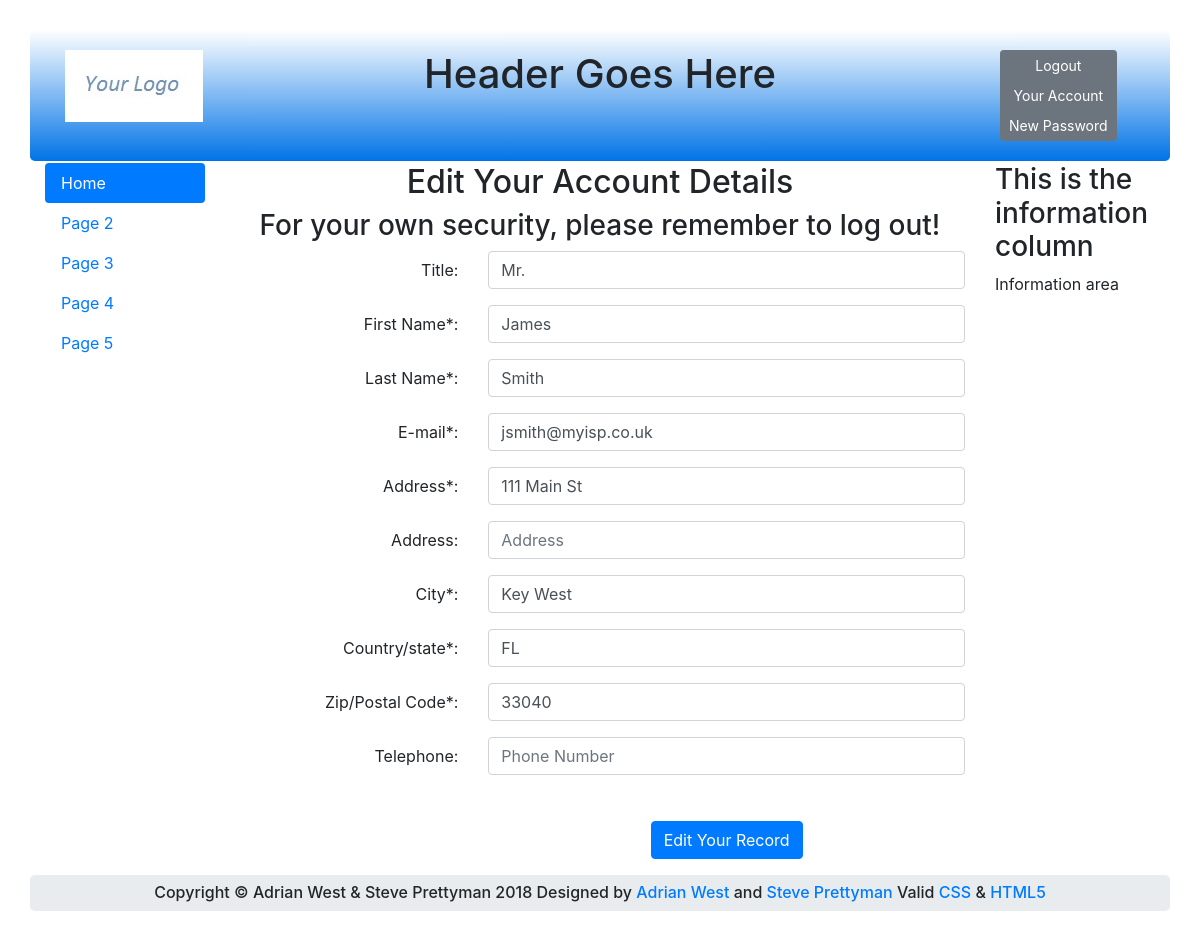
/edit_your_account.php (signed in), run on the app's committed database.
### tables this page shows
CREATE TABLE `users` (
  `userid` mediumint(6) UNSIGNED NOT NULL,
  `title` tinytext,
  `first_name` varchar(30) NOT NULL,
  `last_name` varchar(40) NOT NULL,
  `email` varchar(50) NOT NULL,
  `password` char(60) NOT NULL,
  `registration_date` datetime NOT NULL,
  `class` char(20) NOT NULL,
  `user_level` tinyint(2) UNSIGNED NOT NULL,
  `address1` varchar(50) NOT NULL,
  `address2` varchar(50) DEFAULT NULL,
  `city` varchar(50) NOT NULL,
  `state_country` char(25) NOT NULL,
  `zcode_pcode` char(10) NOT NULL,
  `phone` char(15) DEFAULT NULL,
  `secret` varchar(30) NOT NULL,
  `paid` enum('No','Yes') NOT NULL
);

### edit_your_account.php (the view, shortened to what this page needs)
<?php
if (isset($_SESSION['user_id']) && ($_SESSION['user_level'] == 0)){
$id = filter_var( $_SESSION['user_id'], FILTER_SANITIZE_STRING);
} else {
header("Location: login.php");
exit();
}
?>
<!DOCTYPE html>
<html lang="en">
<head>
  <link rel="stylesheet"
  href="https://stackpath.bootstrapcdn.com/bootstrap/4.1.0/css/bootstrap.min.css"
>
</head>
<body>
<div class="container" style="margin-top:30px">
<header class="jumbotron text-center row col-sm-14"
style="margin-bottom:2px; background:linear-gradient(white, #0073e6); padding:20px;">
  <?php include('includes/header_members_account.php'); ?>
</header>
  <div class="row" style="padding-left: 0px;">
  <nav class="col-sm-2">
      <ul class="nav nav-pills flex-column">
		<?php include('includes/nav.php'); ?>
      </ul>
  </nav>
<?php
try {
require ('mysqli_connect.php');
$query = "SELECT title, first_name, last_name, email, address1, address2, city, state_country, zcode_pcode, phone ";
$query .=" FROM users WHERE userid=?";
   $q = mysqli_stmt_init($dbcon);
   mysqli_stmt_prepare($q, $query);
		mysqli_stmt_bind_param($q, 'i', $id);
       mysqli_stmt_execute($q);
	   $result = mysqli_stmt_get_result($q);
if (mysqli_num_rows($result) == 1) {
	$row = mysqli_fetch_array ($result, MYSQLI_ASSOC);
?>
<div class="col-sm-8">
<h2 class="h2 text-center">Edit Your Account Details</h2>
<h3 class="text-center">For your own security, please remember to log out!</h3>
<form action="edit_your_account.php" method="post"
name="editform" id="editform">
 <div class="form-group row">
    <label for="title" class="col-sm-4 col-form-label text-right">Title:</label>
    <div class="col-sm-8">
      <input type="text" class="form-control" id="title" name="title"
	  placeholder="Title" maxlength="12"
	  pattern='[a-zA-Z][a-zA-Z\s\.]*'
	  title="Alphabetic, period and space max 12 characters"
	   value=
		"<?php if (isset($row['title']))
		echo htmlspecialchars($row['title'], ENT_QUOTES); ?>" >
    </div>
  </div>
<div class="form-group row">
    <label for="first_name" class="col-sm-4 col-form-label text-right">First Name*:</label>
    <div class="col-sm-8">
      <input type="text" class="form-control" id="first_name" name="first_name"
	  pattern="[a-zA-Z][a-zA-Z\s]*" title="Alphabetic and space only max of 30 characters"
	  placeholder="First Name" maxlength="30" required
	   value=
		"<?php if (isset($row['first_name']))
		echo htmlspecialchars($row['first_name'], ENT_QUOTES); ?>" >
    </div>
  </div>
 <div class="form-group row">
    <label for="last_name" class="col-sm-4 col-form-label text-right">Last Name*:</label>
    <div class="col-sm-8">
      <input type="text" class="form-control" id="last_name" name="last_name"
	  pattern="[a-zA-Z][a-zA-Z\s\-\']*"
	  title="Alphabetic, dash, quote and space only max of 40 characters"
	  placeholder="Last Name" maxlength="40" required
	  value=
		"<?php if (isset($row['last_name']))
		echo htmlspecialchars($row['last_name'], ENT_QUOTES); ?>" >
    </div>
  </div>
<div class="form-group row">
    <label for="email" class="col-sm-4 col-form-label text-right">E-mail*:</label>
    <div class="col-sm-8">
      <input type="email" class="form-control" id="email" name="email"
	  placeholder="E-mail" maxlength="60" required
	   value=
		"<?php if (isset($row['email']))
		echo htmlspecialchars($row['email'], ENT_QUOTES); ?>" >
    </div>
  </div>
<div class="form-group row">
    <label for="address1" class="col-sm-4 col-form-label text-right">Address*:</label>
    <div class="col-sm-8">
      <input type="text" class="form-control" id="address1" name="address1"
	  pattern="[a-zA-Z0-9][a-zA-Z0-9\s\.\,\-]*"
	  title="Alphabetic, numbers, period, comma, dash and space only max of 30 characters"
	  placeholder="Address" maxlength="30" required
	   value=
		"<?php if (isset($row['address1']))
		echo htmlspecialchars($row['address1'], ENT_QUOTES); ?>" >
    </div>
  </div>
<div class="form-group row">
    <label for="address2" class="col-sm-4 col-form-label text-right">Address:</label>
    <div class="col-sm-8">
      <input type="text" class="form-control" id="address2" name="address2"
	  pattern="[a-zA-Z0-9][a-zA-Z0-9\s\.\,\-]*"
	  title="Alphabetic, numbers, period, comma, dash and space only max of 30 characters"
	  placeholder="Address" maxlength="30"
	   value=
		"<?php if (isset($row['address2']))
		echo htmlspecialchars($row['address2'], ENT_QUOTES); ?>" >
    </div>
  </div>
<div class="form-group row">
    <label for="city" class="col-sm-4 col-form-label text-right">City*:</label>
    <div class="col-sm-8">
      <input type="text" class="form-control" id="city" name="city"
	  pattern="[a-zA-Z][a-zA-Z\s\.]*"
	  title="Alphabetic, period and space only max of 30 characters"
	  placeholder="City" maxlength="30" required
	   value=
		"<?php if (isset($row['city']))
		echo htmlspecialchars($row['city'], ENT_QUOTES); ?>" >
    </div>
  </div>
<div class="form-group row">
    <label for="state_country" class="col-sm-4 col-form-label text-right">
	Country/state*:</label>
    <div class="col-sm-8">
      <input type="text" class="form-control" id="state_country" name="state_country"
      pattern="[a-zA-Z][a-zA-Z\s\.]*"
	  title="Alphabetic, period and space only max of 30 characters"
	  placeholder="State or Country" maxlength="30" required
	   value=
		"<?php if (isset($row['state_country']))
		echo htmlspecialchars($row['state_country'], ENT_QUOTES); ?>" >
    </div>
  </div>
<div class="form-group row">
    <label for="zcode_pcode" class="col-sm-4 col-form-label text-right">
	Zip/Postal Code*:</label>
    <div class="col-sm-8">
      <input type="text" class="form-control" id="zcode_pcode" name="zcode_pcode"
	  pattern="[a-zA-Z0-9][a-zA-Z0-9\s]*"
	  title="Alphabetic, period and space only max of 30 characters"
	  placeholder="Zip or Postal Code" minlength="5" maxlength="30" required
	   value=
		"<?php if (isset($row['zcode_pcode']))
		echo htmlspecialchars($row['zcode_pcode'], ENT_QUOTES); ?>" >
    </div>
  </div>
<div class="form-group row">
    <label for="phone" class="col-sm-4 col-form-label text-right">Telephone:</label>
    <div class="col-sm-8">
      <input type="tel" class="form-control" id="phone" name="phone"
	  placeholder="Phone Number" maxlength="30"
	   value=
		"<?php if (isset($row['phone']))
		echo htmlspecialchars($row['phone'], ENT_QUOTES); ?>" >
    </div>
	</div>
<div class="form-group row">
  <label class="col-sm-4 col-form-label"></label>
  <div class="col-sm-8">
  </div>
  </div>
<div class="form-group row">
	<label for="" class="col-sm-4 col-form-label"></label>
    <div class="col-sm-8 text-center">
	<input id="submit" class="btn btn-primary" type="submit" name="submit" value="Edit Your Record">
    </div>
	</div>
	</form>
</div>
<?php
   }
 if(!isset($errorstring)) {
	echo '<aside class="col-sm-2">';
	include('includes/info-col.php');
	echo '</aside>';
	echo '</div>';
	echo '<footer class="jumbotron text-center row col-sm-14"
		style="padding-bottom:1px; padding-top:8px;">';
 }
 else
 {
	echo '<footer class="jumbotron text-center col-sm-12"
	style="padding-bottom:1px; padding-top:8px;">';
 }
  include('includes/footer.php');
  echo "</footer>";
  echo "</div>";
}
catch(Exception $e)
   {
     print "The system is busy please try later";
   }
   catch(Error $e)
   {
     print "The system is busy please try later";
   }
 ?>
</body>
</html>

### data on the page
users: title "Mr.", first_name "James", last_name "Smith", email "jsmith@myisp.co.uk", address1 "111 Main St", city "Key West", state_country "FL", zcode_pcode "33040"
